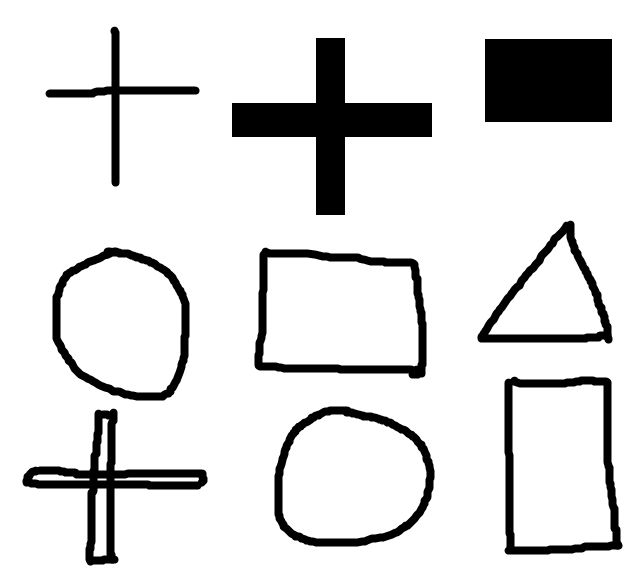
//> input picture data/5.png, 634 x 576 px
$ ./UseSVM   (built with g++ and OpenCV 4)
//> lines starting //> are read from the running program, lines starting //| are printed output that depends on the picture; after the words box and inside, x2 and y2 are one past the last pixel; in counts of white or black regions, pixels touching at a corner belong together
//opencv2.4.13
#include "opencv2/core/core.hpp"
#include "opencv2/highgui/highgui.hpp"
#include "opencv2/imgproc/imgproc.hpp"
#include <opencv2/ml/ml.hpp>
#include <iostream>
using namespace cv;
using namespace std;


//全局变量
Size sampleSize(160,160);//样本的大小
int train_samples =10;
int classes = 4;
Mat trainData;
Mat trainClasses;

//申明全局函数
Mat readImageSaveContour(Mat src);
void getData();

int main()
{
    Mat src = imread("data/5.png", 0);
//> src is the input picture: 576 rows x 634 cols, CV_8UC1; min 0, max 255, mean 221
//    Mat src = imread("data/test.png", 0);
    getData();

    // [5 lines of commented-out code are left out]

    cv::Ptr<cv::ml::SVM> svm_ = cv::ml::SVM::create();
    svm_->setType(cv::ml::SVM::C_SVC);
    svm_->setKernel(cv::ml::SVM::LINEAR);
    svm_->setDegree(0.1);
    svm_->setGamma(0.1);
    svm_->setCoef0(0.1);
    svm_->setC(1);
    svm_->setNu(0.1);
    svm_->setP(0.1);
//    svm_->setTermCriteria(cvTermCriteria(TermCriteria::MAX_ITER, 20000, 0.0001));
    svm_->setTermCriteria(TermCriteria(TermCriteria::MAX_ITER, 1000, 0.0001));

    Ptr<ml::TrainData> tData = ml::TrainData::create(trainData, ml::ROW_SAMPLE, trainClasses);//训练样本的数据类型必须是CV_32F，标签可以是CV_32S或其他。
    svm_->train(tData);
//    svm_->train(trainData, ml::ROW_SAMPLE, trainClasses);

//    cout << "finish" << endl;
//    return 0;

    //得到图像进行预测
    Mat show;
    cvtColor(src,show,8);//8 表示灰度图到彩色图
    Mat imageWhite;
    threshold(src, imageWhite, 100, 255, 8);
    imageWhite = 255 - imageWhite;
    vector<vector<Point> > contours;
    vector<Vec4i> hierarchy;
    findContours(imageWhite, contours, hierarchy, RETR_EXTERNAL, CHAIN_APPROX_NONE);
    for (int index = contours.size() - 1; index >= 0; index--)
    {
        Rect rectangleTem = boundingRect(contours[index]);
        Mat image;
        image = Mat::zeros(src.size(), CV_8UC1);
        drawContours(image, contours, index, Scalar(255), 2, 8, hierarchy);
        Mat tem = image(rectangleTem);
        Mat imageNewSize;
        resize(tem, imageNewSize, sampleSize, CV_INTER_LINEAR);
        image.release();
        image = imageNewSize.reshape(1, 1);
        image.convertTo(image, CV_32FC1);
        int response = (int)svm_->predict(image);
        if (response == 0)
        {
            cout << "    circle" << endl;
            string str = "circle";
            putText(show, str, Point(rectangleTem.x + rectangleTem.width / 2, rectangleTem.y + rectangleTem.height / 2),
                    FONT_HERSHEY_SIMPLEX, 0.5, Scalar(0, 0, 255), 1, 8);
        }
        else if (response == 1)
        {
            cout << "    rectangle" << endl;
            string str = "rectangle";
            putText(show, str, Point(rectangleTem.x + rectangleTem.width / 2, rectangleTem.y + rectangleTem.height / 2),
                    FONT_HERSHEY_SIMPLEX, 0.5, Scalar(0, 0, 255), 1, 8);
        }
        else if (response == 2)
        {
            cout << "    triangle" << endl;
            string str = "triangle";
            putText(show, str, Point(rectangleTem.x + rectangleTem.width / 2, rectangleTem.y + rectangleTem.height / 2),
                    FONT_HERSHEY_SIMPLEX, 0.5, Scalar(0, 0, 255), 1, 8);
        }
        else if (response == 3)
        {
            cout << "    cross" << endl;
            string str = "cross";
            putText(show, str, Point(rectangleTem.x + rectangleTem.width / 2, rectangleTem.y + rectangleTem.height / 2),
                    FONT_HERSHEY_SIMPLEX, 0.5, Scalar(0, 0, 255), 1, 8);
        }
    }
    imshow("result",show);
    imwrite("result.png", show);

    waitKey(0);
    return 0;
}


void getData()
{
    trainData.create(train_samples*classes, sampleSize.width*sampleSize.height, CV_32FC1);  //CV_32FC1  CV_32SC1
    trainClasses.create(train_samples*classes, 1, CV_32SC1);
    Mat src_image;
    char file[255];
    int i, j;
    for (i = 0; i<classes; i++)
    {
        for (j = 0; j< train_samples; j++)
        {
            sprintf(file, "./data/samples/s%d/%d.png", i, j);
            src_image = imread(file, 0);
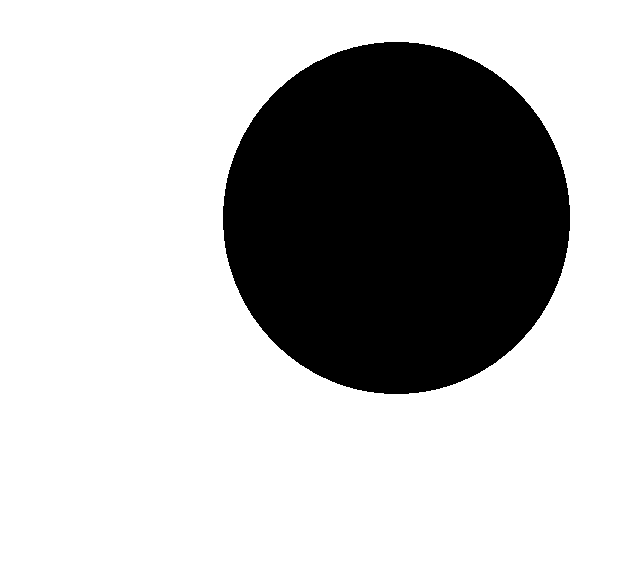
//> input picture data/samples/s0/0.png, 634 x 576 px
//> src_image: 576 rows x 634 cols, CV_8UC1; 73.7% white; 1 black region, box (x1, y1, x2, y2) and area: (223, 42, 570, 394) 95889
            if (src_image.empty())
            {
                printf("Error: Cant load image %s\n", file);
                //exit(-1);
            }
            Mat image = readImageSaveContour(src_image);
            Mat imageNewSize;
            resize(image, imageNewSize, sampleSize, CV_INTER_LINEAR);
            image.release();
            image = imageNewSize.reshape(1, 1);
            image.convertTo(trainData(Range(i*train_samples + j, i*train_samples + j + 1), Range(0, trainData.cols)), CV_32FC1);
            trainClasses.at<int>(i*train_samples + j, 0) = i;
        }
    }
}

Mat readImageSaveContour(Mat src)
{
    Mat imageWhite;
    threshold(src, imageWhite, 100, 255, 8);
    imageWhite = 255 - imageWhite;
//> imageWhite: 576 rows x 634 cols, CV_8UC1; 26.3% white; 1 white region
    vector<vector<Point> > contours;
    vector<Vec4i> hierarchy;
    findContours(imageWhite, contours, hierarchy, RETR_EXTERNAL, CHAIN_APPROX_NONE);
//> contours = 1 contour; box (x1, y1, x2, y2) and area: (223, 42, 570, 394) 95395
    //最大轮廓
    double maxarea = 0;
    int maxAreaIdx = 0;
    for (int index = contours.size() - 1; index >= 0; index--)
    {
        double tmparea = fabs(contourArea(contours[index]));
        if (tmparea>maxarea)
        {
            maxarea = tmparea;
            maxAreaIdx = index;
        }
    }
//> this loop made 1 pass
//> (tmparea, maxarea) on pass 1: (95395, 95395)
//> after the loop, maxarea = 95395; maxAreaIdx = 0
    Rect rectangleTem = boundingRect(contours[maxAreaIdx]);
//> rectangleTem = Rect(223, 42, 347, 352)
    Mat image;
    image = Mat::zeros(src.size(), CV_8UC1);
    drawContours(image, contours, 0, Scalar(255), 2, 8, hierarchy);
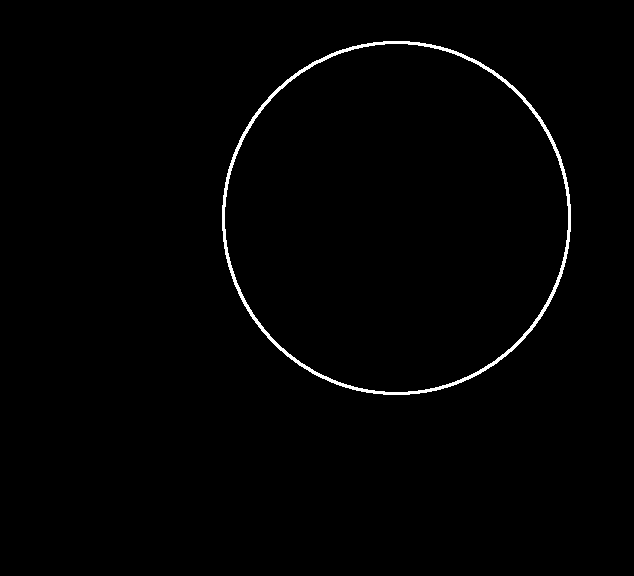
//> image: 576 rows x 634 cols, CV_8UC1; 1% white; 1 white region, box (x1, y1, x2, y2) and area: (222, 41, 571, 395) 3774
    //Rect newRectangleTem(rectangleTem.x - 1, rectangleTem.y - 1, rectangleTem.width + 2, rectangleTem.height+2);
    Mat tem = image(rectangleTem);
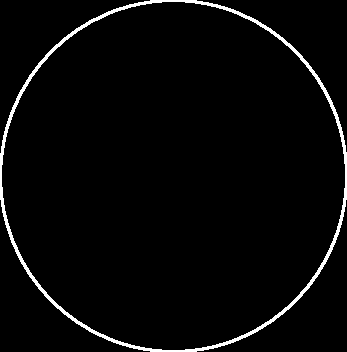
//> tem: 352 rows x 347 cols, CV_8UC1; 3% white; 1 white region, box (x1, y1, x2, y2) and area: (0, 0, 347, 352) 3666
//> in getData, `resize(image, imageNewSize, sampleSize, CV_INTER_LINEAR);`:
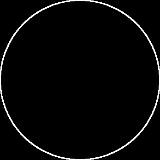
//> imageNewSize: 160 rows x 160 cols, CV_8UC1; min 0, max 255, mean 7.7
//> (the run ends here: the program stops with an error, at `imageWhite = 255 - imageWhite;`)
